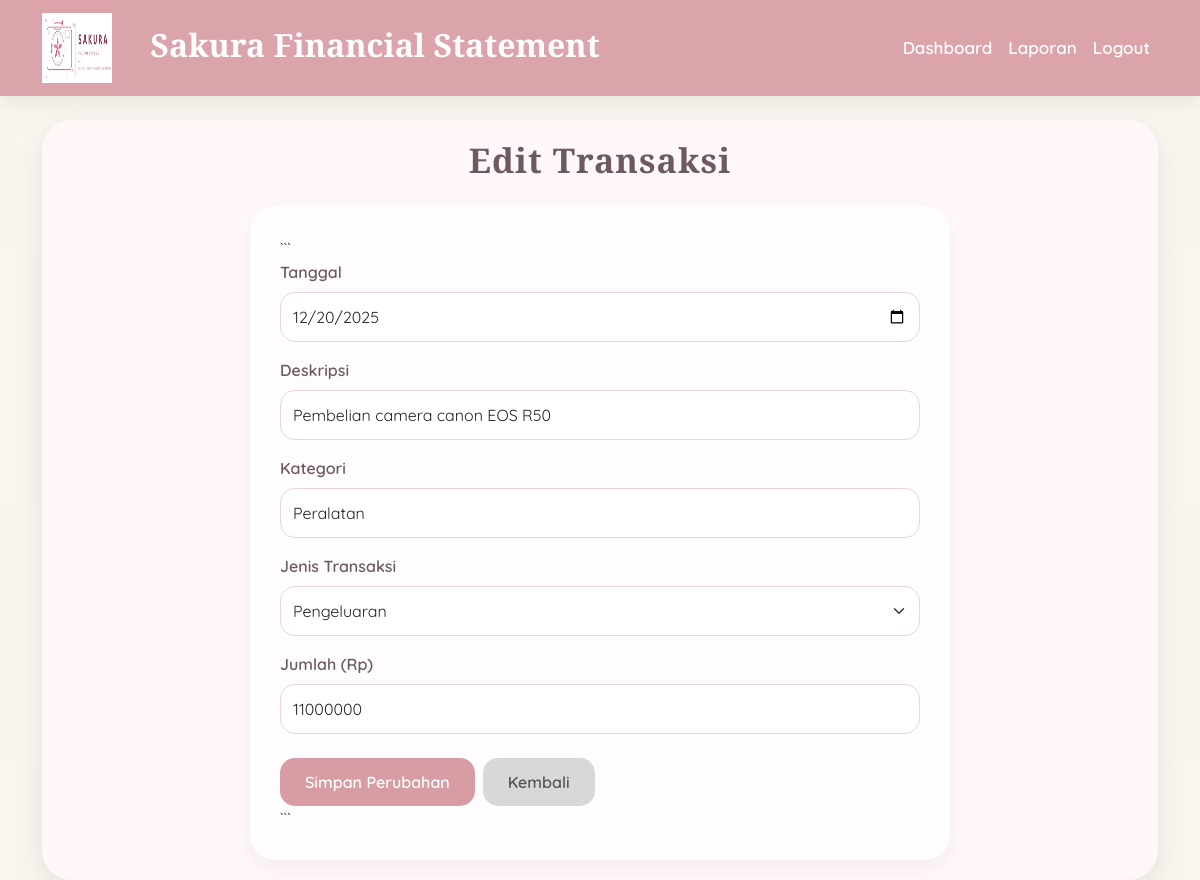
The page /edit/2 (signed in) on the database its author committed.
### tables this page shows
CREATE TABLE transaksi (
        id INTEGER PRIMARY KEY AUTOINCREMENT,
        tanggal TEXT,
        deskripsi TEXT,
        kategori TEXT,
        jenis TEXT,
        jumlah INTEGER
    );

### app.py (the view, shortened to what this page needs)
@app.route("/edit/<int:id>", methods=["GET", "POST"])
def edit(id):
    if "login" not in session:
        return redirect("/")
    conn = sqlite3.connect("database.db")
    cursor = conn.cursor()
    cursor.execute(
        "SELECT * FROM transaksi WHERE id=?",
        (id,)
    )
    data = cursor.fetchone()
    conn.close()
    return render_template(
        "edit.html",
        d=data
    )

### templates/edit.html (shortened to what this page needs)
{% extends "base.html" %}
{% block content %}
<h2 class="judul">
    Edit Transaksi
</h2>
<div class="form-box">
<form method="POST">
```
<div class="mb-3">
    <label class="form-label">
        Tanggal
    </label>
    <input
        type="date"
        name="tanggal"
        class="form-control"
        value="{{ d[1] }}"
        required>
</div>
<div class="mb-3">
    <label class="form-label">
        Deskripsi
    </label>
    <input
        type="text"
        name="deskripsi"
        class="form-control"
        value="{{ d[2] }}"
        required>
</div>
<div class="mb-3">
    <label class="form-label">
        Kategori
    </label>
    <input
        type="text"
        name="kategori"
        class="form-control"
        value="{{ d[3] }}"
        required>
</div>
<div class="mb-3">
    <label class="form-label">
        Jenis Transaksi
    </label>
    <select name="jenis" class="form-select">
        <option value="keluar"
        {% if d[4] == 'keluar' %}
        selected
        {% endif %}>
        Pengeluaran
        </option>
    </select>
</div>
<div class="mb-4">
    <label class="form-label">
        Jumlah (Rp)
    </label>
    <input
        type="number"
        name="jumlah"
        class="form-control"
        value="{{ d[5] }}"
        required>
</div>
<div class="d-flex gap-2">
    <button type="submit" class="btn btn-update">
        Simpan Perubahan
    </button>
    <a href="/laporan" class="btn btn-batal">
        Kembali
    </a>
</div>
```
</form>
</div>
{% endblock %}

### templates/edit.html (style rules this page uses)
.judul { text-align:center; color:#6d5960; font-size:34px; font-weight:700; margin-bottom:25px; letter-spacing:1px; }
.form-box { max-width:700px; margin:auto; background:rgba(255,255,255,0.65); padding:30px; border-radius:25px; box-shadow:0 8px 20px rgba(0,0,0,0.05); }
.form-label { color:#6d5960; font-weight:600; margin-bottom:8px; }
.form-control, .form-select { border-radius:15px; border:1px solid #ead6d8; padding:12px; }
.btn-update { background:#d89ca4; color:white; border:none; border-radius:15px; padding:12px 25px; font-weight:600; transition:0.3s; }
.btn-batal { background:#d8d8d8; color:#555; border:none; border-radius:15px; padding:12px 25px; font-weight:600; }

### rows shown on the page
transaksi: tanggal "12/20/2025", deskripsi "Pembelian camera canon EOS R50", kategori "Peralatan", jenis "Pengeluaran", jumlah "11000000"
